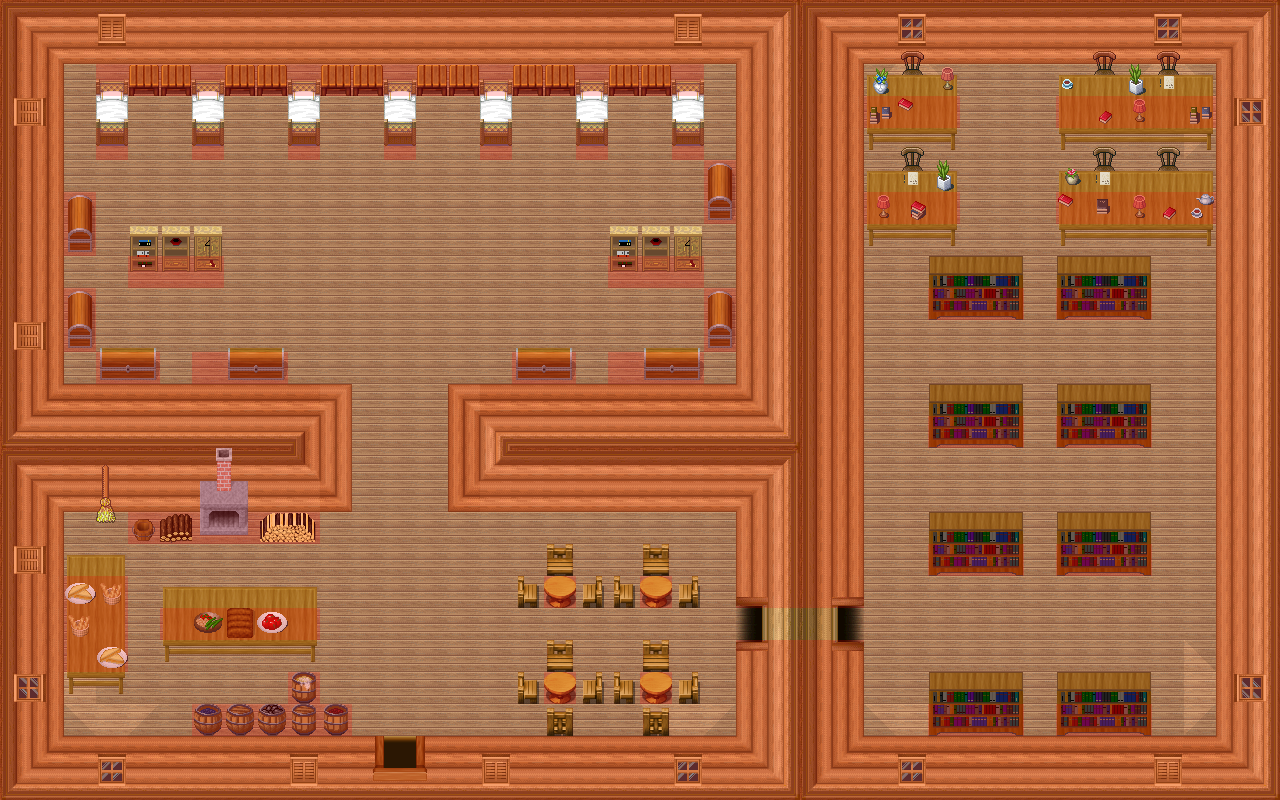

This game map was drawn from its Tiled (.tmx) file and the tilesets committed beside it. A one-line description and the trimmed map source follow:
An orthogonal 40x25 tile map with 32x32 px tiles, 7 tile layers (0_floor, 1_terrain, 2_object, 3_roof, ...), 1 hidden layer not drawn, 27 tilesets.

<map version="1.4" tiledversion="1.4.2" orientation="orthogonal" renderorder="right-down" width="40" height="25" tilewidth="32" tileheight="32" infinite="0" nextlayerid="9" nextobjectid="1">
 <tileset firstgid="1" name="table wooden brown" tilewidth="32" tileheight="32" tilecount="9" columns="3">
  <image source="../../tileset/furniture/table/table_wooden_brown.png" width="96" height="96" />
 </tileset>
 <tileset firstgid="10" name="wooden pale" tilewidth="32" tileheight="32" tilecount="4" columns="2">
  <image source="../../tileset/furniture/chair/wooden_pale.png" width="64" height="64" />
 </tileset>
 <tileset firstgid="14" name="wooden pale table" tilewidth="32" tileheight="32" tilecount="1" columns="1">
  <image source="../../tileset/furniture/table/wooden_pale.png" width="32" height="32" />
 </tileset>
 <tileset firstgid="15" name="warmer 2" tilewidth="32" tileheight="32" tilecount="6" columns="2">
  <image source="../../tileset/furniture/kitchen/warmer_2.png" width="64" height="96" />
 </tileset>
 <tileset firstgid="21" name="firewood" tilewidth="32" tileheight="32" tilecount="12" columns="3">
  <image source="../../tileset/item/firewood.png" width="96" height="128" />
 </tileset>
 <tileset firstgid="33" name="book shelves 3" tilewidth="32" tileheight="32" tilecount="6" columns="3">
  <image source="../../tileset/furniture/shelve/bright_bookshelf_and_cupboard.png" width="96" height="64" />
 </tileset>
 <tileset firstgid="39" name="bread" tilewidth="32" tileheight="32" tilecount="4" columns="4">
  <image source="../../tileset/item/food/bread.png" width="128" height="32" />
 </tileset>
 <tileset firstgid="43" name="meals 1" tilewidth="32" tileheight="32" tilecount="2" columns="2">
  <image source="../../tileset/item/food/meals_1.png" width="64" height="32" />
 </tileset>
 <tileset firstgid="45" name="meals 2" tilewidth="32" tileheight="32" tilecount="2" columns="1">
  <image source="../../tileset/item/food/meals_2.png" width="32" height="64" />
 </tileset>
 <tileset firstgid="47" name="rustic meals" tilewidth="32" tileheight="32" tilecount="2" columns="2">
  <image source="../../tileset/item/food/rustic_meals.png" width="64" height="32" />
 </tileset>
 <tileset firstgid="49" name="chest" tilewidth="32" tileheight="32" tilecount="6" columns="3">
  <image source="../../tileset/item/chest/chest_2.png" width="96" height="64" />
 </tileset>
 <tileset firstgid="55" name="brush" tilewidth="32" tileheight="32" tilecount="3" columns="1">
  <image source="../../tileset/item/brush.png" width="32" height="96" />
 </tileset>
 <tileset firstgid="58" name="barrel" tilewidth="32" tileheight="32" tilecount="2" columns="1">
  <image source="../../tileset/item/pot/barrel.png" width="32" height="64" />
 </tileset>
 <tileset firstgid="60" name="barrel1" tilewidth="32" tileheight="32" tilecount="8" columns="4">
  <image source="../../tileset/item/pot/barrels_1.png" width="128" height="64" />
 </tileset>
 <tileset firstgid="68" name="collision" tilewidth="32" tileheight="32" tilecount="1" columns="1">
  <image source="../../tileset/logic/collision.png" width="32" height="32" />
 </tileset>
 <tileset firstgid="69" name="int_plazy" tilewidth="32" tileheight="32" tilecount="27" columns="3">
  <image source="../../tileset/pol/waly/int_plazy.png" width="96" height="288" />
 </tileset>
 <tileset firstgid="96" name="deski_kaflee" tilewidth="32" tileheight="32" tilecount="16" columns="2">
  <image source="../../tileset/pol/domki/podloga/deski_kaflee.png" width="64" height="256" />
 </tileset>
 <tileset firstgid="112" name="window_drewno" tilewidth="32" tileheight="32" tilecount="16" columns="8">
  <image source="../../tileset/pol/domki/okna/window_drewno.png" width="256" height="64" />
 </tileset>
 <tileset firstgid="128" name="door_s" tilewidth="32" tileheight="32" tilecount="6" columns="3">
  <image source="../../tileset/building/door/door_s.png" width="96" height="64" />
 </tileset>
 <tileset firstgid="134" name="door_drewno_int" tilewidth="32" tileheight="32" tilecount="15" columns="5">
  <image source="../../tileset/pol/domki/drzwi/door_drewno_int.png" width="160" height="96" />
 </tileset>
 <tileset firstgid="149" name="lozko" tilewidth="32" tileheight="32" tilecount="4" columns="1">
  <image source="../../tileset/pol/wyposazenie/lozka/lozko.png" width="32" height="128" />
 </tileset>
 <tileset firstgid="153" name="square" tilewidth="32" tileheight="32" tilecount="1" columns="1">
  <image source="../../tileset/furniture/table/square.png" width="32" height="32" />
 </tileset>
 <tileset firstgid="154" name="table_wooden_brown" tilewidth="32" tileheight="32" tilecount="9" columns="3">
  <image source="../../tileset/furniture/table/table_wooden_brown.png" width="96" height="96" />
 </tileset>
 <tileset firstgid="163" name="dark_bookshelf_2" tilewidth="32" tileheight="32" tilecount="6" columns="3">
  <image source="../../tileset/furniture/shelve/dark_bookshelf_2.png" width="96" height="64" />
 </tileset>
 <tileset firstgid="169" name="krzesla" tilewidth="32" tileheight="32" tilecount="20" columns="5">
  <image source="../../tileset/pol/wyposazenie/lawki_krzesla/krzesla.png" width="160" height="128" />
 </tileset>
 <tileset firstgid="189" name="bibeloty_na_stol" tilewidth="32" tileheight="32" tilecount="14" columns="7">
  <image source="../../tileset/pol/wyposazenie/bibeloty_na_stol.png" width="224" height="64" />
 </tileset>
 <tileset firstgid="203" name="protection" tilewidth="32" tileheight="32" tilecount="2" columns="2">
  <image source="../../tileset/logic/protection.png" width="64" height="32" />
 </tileset>
 <layer id="1" name="0_floor" width="40" height="25">
  <data>[1000 cells, 1000 non-empty, 7 distinct tile ids]</data>
 </layer>
 <layer id="2" name="1_terrain" width="40" height="25">
  <data>[1000 cells, 531 non-empty, 59 distinct tile ids]</data>
 </layer>
 <layer id="3" name="2_object" width="40" height="25">
  <data>[1000 cells, 100 non-empty, 51 distinct tile ids]</data>
 </layer>
 <layer id="4" name="3_roof" width="40" height="25">
  <data>[1000 cells, 76 non-empty, 18 distinct tile ids]</data>
 </layer>
 <layer id="5" name="4_roof_add" width="40" height="25">
  <data>[1000 cells, 9 non-empty, 6 distinct tile ids]</data>
 </layer>
 <layer id="6" name="objects" width="40" height="25">
  <data>[1000 cells, 0 non-empty, 0 distinct tile ids]</data>
 </layer>
 <layer id="7" name="collision" width="40" height="25" opacity="0.2">
  <data>[1000 cells, 512 non-empty, 1 distinct tile ids]</data>
 </layer>
 <layer id="8" name="protection" width="40" height="25" visible="0">
  <data>[1000 cells, 1000 non-empty, 1 distinct tile ids]</data>
 </layer>
</map>
